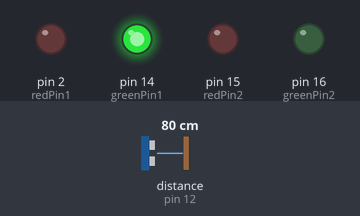
A sketch run on a simulated Arduino Uno, built with avr-gcc and run on an emulated ATmega328P. Shown: output pins drawn as LEDs (lit = HIGH). Inputs (shaded band) come from the test bench; at power-on: distance to the obstacle (sensor on pin 12) 80 cm. The echo pulse lasts 58.3 µs per cm.

Above: at 1.3 s.
1.4 s: distance to the obstacle (sensor on pin 12) set to 9 cm
2.9 s: distance to the obstacle (sensor on pin 12) set to 6 cm
At 3.5 s:
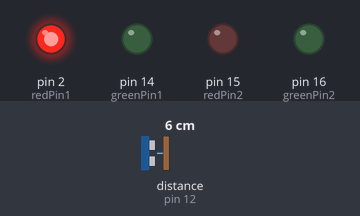
4.5 s: distance to the obstacle (sensor on pin 12) set to 18 cm
At 4.8 s:
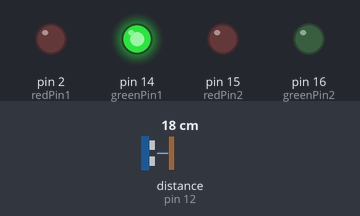
6.0 s: distance to the obstacle (sensor on pin 12) set to 2 cm
At 7.3 s:
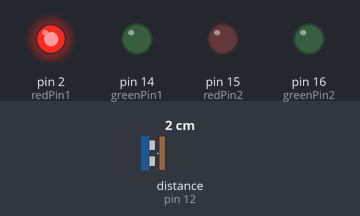
Timing chart, 0 to 8.5 s (numbered marks = the images above; inputs shaded):
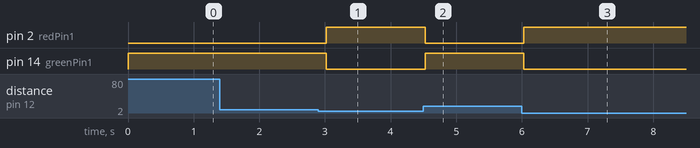

Measured:
- the behaviour switches between 8 and 7 cm on distance to the obstacle (sensor on pin 12) (found by bisection; images 0 and 1)
- after the input at 1.4 s, every drawn part: stays the same
- after the input at 2.9 s, pin 2 (redPin1): LOW → HIGH after 0.12 s; pin 14 (greenPin1): HIGH → LOW after 0.12 s
- after the input at 4.5 s, pin 2 (redPin1): HIGH → LOW at once; pin 14 (greenPin1): LOW → HIGH at once
- after the input at 6.0 s, pin 2 (redPin1): LOW → HIGH at once; pin 14 (greenPin1): HIGH → LOW at once

The sketch:

testequefuncionou.ino
```cpp
#include <HCSR04.h>

byte trigPin = 5; //D1
byte echoPin1 = 12; //D6
byte echoPin2 = 13; //D7
byte redPin1 = 2; //D4
byte redPin2 = 15; //D8
byte greenPin1 = 14; //D5
byte greenPin2 = 16; //D0


HCSR04 hc(trigPin, new int[2]{echoPin1, echoPin2}, 2); //initialisation class HCSR04 (trig pin , echo pin, number of sensor)


void setup(){

  byte reds[2] = {redPin1, redPin2};
  byte greens[2] = {greenPin1, greenPin2};

  Serial.begin(9600);
  int i;
  for (i = 0; i < 2; i++){
    pinMode(reds[i], OUTPUT);
    pinMode(greens[i], OUTPUT);
  }
  pinMode(echoPin1, INPUT);
  pinMode(echoPin2, INPUT);
  pinMode(trigPin, OUTPUT);
  }

void loop()
{

  float dist = hc.dist(0);
  if (dist <= 7.5 && dist > 0){
    digitalWrite(redPin1, HIGH);
    digitalWrite(greenPin1, LOW);
  } else {
    digitalWrite(redPin1, LOW);
    digitalWrite(greenPin1, HIGH);
  }

  /*int i;
    for (i = 0; i < 2; i++ ){
        Serial.print("Sensor ");
        Serial.print(i + 1);
        Serial.print(" :");
        Serial.println( hc.dist(i) );

    }*/ //return curent distance (cm) in serial for sensor 1 to 6
    delay(500);
}
```
